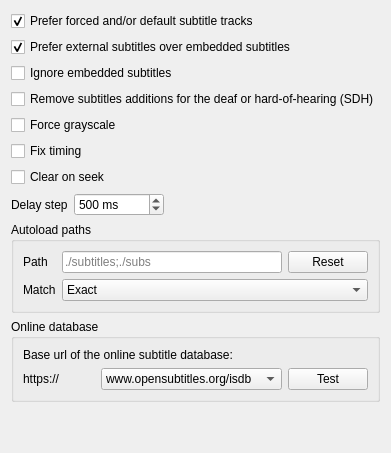
         <widget class="QWidget" name="subtitlesPage">
          <property name="enabled">
           <bool>true</bool>
          </property>
          <layout class="QVBoxLayout" name="subtitlesPageLayout" stretch="0,0,0,0,0,0,0,0,0,0,1">
           <item>
            <widget class="QCheckBox" name="subtitlesPreferDefaultForced_v3">
             <property name="text">
              <string>Prefer forced and/or default subtitle tracks</string>
             </property>
             <property name="checked">
              <bool>true</bool>
             </property>
            </widget>
           </item>
           <item>
            <widget class="QCheckBox" name="subtitlesPreferExternal">
             <property name="text">
              <string>Prefer external subtitles over embedded subtitles</string>
             </property>
             <property name="checked">
              <bool>true</bool>
             </property>
            </widget>
           </item>
           <item>
            <widget class="QCheckBox" name="subtitlesIgnoreEmbedded">
             <property name="text">
              <string>Ignore embedded subtitles</string>
             </property>
            </widget>
           </item>
           <item>
            <widget class="QCheckBox" name="subtitlesRemoveSdh">
             <property name="text">
              <string>Remove subtitles additions for the deaf or hard-of-hearing (SDH)</string>
             </property>
            </widget>
           </item>
           <item>
            <widget class="QCheckBox" name="subtitlesForceGrayscale">
             <property name="sizePolicy">
              <sizepolicy hsizetype="Minimum" vsizetype="Fixed">
               <horstretch>0</horstretch>
               <verstretch>0</verstretch>
              </sizepolicy>
             </property>
             <property name="text">
              <string>Force grayscale</string>
             </property>
            </widget>
           </item>
           <item>
            <widget class="QCheckBox" name="subtitlesFixTiming">
             <property name="text">
              <string>Fix timing</string>
             </property>
            </widget>
           </item>
           <item>
            <widget class="QCheckBox" name="subtitlesClearOnSeek">
             <property name="text">
              <string>Clear on seek</string>
             </property>
            </widget>
           </item>
           <item>
            <layout class="QHBoxLayout" name="delayStepLayout">
             <item>
              <widget class="QLabel" name="subtitlesDelayStepLabel">
               <property name="text">
                <string>Delay step</string>
               </property>
              </widget>
             </item>
             <item>
              <widget class="QSpinBox" name="subtitlesDelayStep">
               <property name="sizePolicy">
                <sizepolicy hsizetype="Minimum" vsizetype="Fixed">
                 <horstretch>0</horstretch>
                 <verstretch>0</verstretch>
                </sizepolicy>
               </property>
               <property name="showGroupSeparator" stdset="0">
                <bool>true</bool>
               </property>
               <property name="suffix">
                <string notr="true"> ms</string>
               </property>
               <property name="minimum">
                <number>1</number>
               </property>
               <property name="maximum">
                <number>9999999</number>
               </property>
               <property name="value">
                <number>500</number>
               </property>
              </widget>
             </item>
             <item>
              <spacer name="horizontalSpacer">
               <property name="orientation">
                <enum>Qt::Orientation::Horizontal</enum>
               </property>
               <property name="sizeHint" stdset="0">
                <size>
                 <width>40</width>
                 <height>20</height>
                </size>
               </property>
              </spacer>
             </item>
            </layout>
           </item>
           <item>
            <widget class="QGroupBox" name="subtitlesAutoloadBox">
             <property name="title">
              <string>Autoload paths</string>
             </property>
             <layout class="QFormLayout" name="subtitlesAutoloadBoxLayout">
              <item row="0" column="0">
               <widget class="QLabel" name="subtitlesAutoloadPathLabel">
                <property name="text">
                 <string>Path</string>
                </property>
               </widget>
              </item>
              <item row="0" column="1">
               <layout class="QHBoxLayout" name="subtitlesAutoloadPathLayout">
                <item>
                 <widget class="QLineEdit" name="subtitlesAutoloadPath">
                  <property name="placeholderText">
                   <string notr="true">./subtitles;./subs</string>
                  </property>
                 </widget>
                </item>
                <item>
                 <widget class="QPushButton" name="subtitlesAutoloadReset">
                  <property name="text">
                   <string>Reset</string>
                  </property>
                 </widget>
                </item>
               </layout>
              </item>
              <item row="1" column="0">
               <widget class="QLabel" name="subtitlesAutoloadMatchLabel">
                <property name="text">
                 <string>Match</string>
                </property>
               </widget>
              </item>
              <item row="1" column="1">
               <widget class="QComboBox" name="subtitlesAutoloadMatch">
                <property name="sizePolicy">
                 <sizepolicy hsizetype="MinimumExpanding" vsizetype="Fixed">
                  <horstretch>0</horstretch>
                  <verstretch>0</verstretch>
                 </sizepolicy>
                </property>
                <item>
                 <property name="text">
                  <string>Exact</string>
                 </property>
                </item>
                <item>
                 <property name="text">
                  <string>Fuzzy</string>
                 </property>
                </item>
                <item>
                 <property name="text">
                  <string>All</string>
                 </property>
                </item>
               </widget>
              </item>
             </layout>
            </widget>
           </item>
           <item>
            <widget class="QGroupBox" name="subtitlesDatabaseBox">
             <property name="title">
              <string>Online database</string>
             </property>
             <layout class="QGridLayout" name="subtitlesDatabaseBoxLayout" columnstretch="0,0,0">
              <item row="1" column="0">
               <widget class="QLabel" name="subtitlesDatabaseTextLabel">
                <property name="text">
                 <string>https://</string>
                </property>
               </widget>
              </item>
              <item row="1" column="2">
               <widget class="QPushButton" name="subtitlesDatabaseTest">
                <property name="text">
                 <string>Test</string>
                </property>
               </widget>
              </item>
              <item row="1" column="1">
               <widget class="QComboBox" name="subtitlesDatabaseLocation">
                <item>
                 <property name="text">
                  <string notr="true">www.opensubtitles.org/isdb</string>
                 </property>
                </item>
               </widget>
              </item>
              <item row="0" column="0" colspan="3">
               <widget class="QLabel" name="subtitlesDatabaseLocationLabel">
                <property name="text">
                 <string>Base url of the online subtitle database:</string>
                </property>
               </widget>
              </item>
             </layout>
            </widget>
           </item>
           <item>
            <spacer name="subsDefaultPageSpacer">
             <property name="orientation">
              <enum>Qt::Orientation::Vertical</enum>
             </property>
             <property name="sizeHint" stdset="0">
              <size>
               <width>20</width>
               <height>40</height>
              </size>
             </property>
            </spacer>
           </item>
          </layout>
         </widget>
